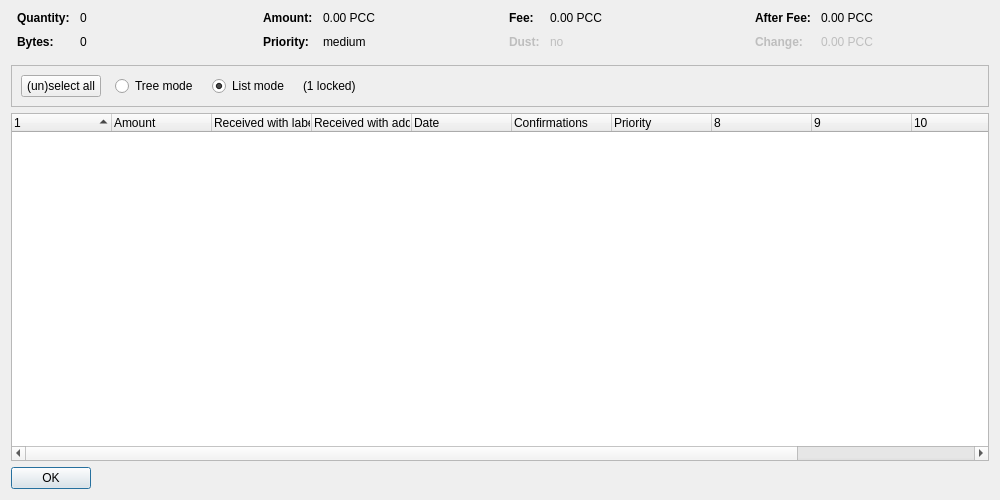
<?xml version="1.0" encoding="UTF-8"?>
<ui version="4.0">
 <class>CoinControlDialog</class>
 <widget class="QDialog" name="CoinControlDialog">
  <property name="geometry">
   <rect>
    <x>0</x>
    <y>0</y>
    <width>1000</width>
    <height>500</height>
   </rect>
  </property>
  <property name="windowTitle">
   <string>Coin Selection</string>
  </property>
  <layout class="QVBoxLayout" name="verticalLayout">
   <item>
    <layout class="QHBoxLayout" name="horizontalLayoutTop" stretch="0,0,0,0">
     <property name="topMargin">
      <number>0</number>
     </property>
     <property name="bottomMargin">
      <number>10</number>
     </property>
     <item>
      <layout class="QFormLayout" name="formLayoutCoinControl1">
       <property name="horizontalSpacing">
        <number>10</number>
       </property>
       <property name="verticalSpacing">
        <number>10</number>
       </property>
       <property name="leftMargin">
        <number>6</number>
       </property>
       <property name="rightMargin">
        <number>6</number>
       </property>
       <item row="0" column="0">
        <widget class="QLabel" name="labelCoinControlQuantityText">
         <property name="font">
          <font>
           <weight>75</weight>
           <bold>true</bold>
          </font>
         </property>
         <property name="text">
          <string>Quantity:</string>
         </property>
        </widget>
       </item>
       <item row="0" column="1">
        <widget class="QLabel" name="labelCoinControlQuantity">
         <property name="cursor">
          <cursorShape>IBeamCursor</cursorShape>
         </property>
         <property name="contextMenuPolicy">
          <enum>Qt::ActionsContextMenu</enum>
         </property>
         <property name="text">
          <string notr="true">0</string>
         </property>
         <property name="textInteractionFlags">
          <set>Qt::LinksAccessibleByMouse|Qt::TextSelectableByKeyboard|Qt::TextSelectableByMouse</set>
         </property>
        </widget>
       </item>
       <item row="1" column="0">
        <widget class="QLabel" name="labelCoinControlBytesText">
         <property name="font">
          <font>
           <weight>75</weight>
           <bold>true</bold>
          </font>
         </property>
         <property name="text">
          <string>Bytes:</string>
         </property>
        </widget>
       </item>
       <item row="1" column="1">
        <widget class="QLabel" name="labelCoinControlBytes">
         <property name="cursor">
          <cursorShape>IBeamCursor</cursorShape>
         </property>
         <property name="contextMenuPolicy">
          <enum>Qt::ActionsContextMenu</enum>
         </property>
         <property name="text">
          <string notr="true">0</string>
         </property>
         <property name="textInteractionFlags">
          <set>Qt::LinksAccessibleByMouse|Qt::TextSelectableByKeyboard|Qt::TextSelectableByMouse</set>
         </property>
        </widget>
       </item>
      </layout>
     </item>
     <item>
      <layout class="QFormLayout" name="formLayoutCoinControl2">
       <property name="horizontalSpacing">
        <number>10</number>
       </property>
       <property name="verticalSpacing">
        <number>10</number>
       </property>
       <property name="leftMargin">
        <number>6</number>
       </property>
       <property name="rightMargin">
        <number>6</number>
       </property>
       <item row="0" column="0">
        <widget class="QLabel" name="labelCoinControlAmountText">
         <property name="font">
          <font>
           <weight>75</weight>
           <bold>true</bold>
          </font>
         </property>
         <property name="text">
          <string>Amount:</string>
         </property>
        </widget>
       </item>
       <item row="0" column="1">
        <widget class="QLabel" name="labelCoinControlAmount">
         <property name="cursor">
          <cursorShape>IBeamCursor</cursorShape>
         </property>
         <property name="contextMenuPolicy">
          <enum>Qt::ActionsContextMenu</enum>
         </property>
         <property name="text">
          <string notr="true">0.00 PCC</string>
         </property>
         <property name="textInteractionFlags">
          <set>Qt::LinksAccessibleByMouse|Qt::TextSelectableByKeyboard|Qt::TextSelectableByMouse</set>
         </property>
        </widget>
       </item>
       <item row="1" column="0">
        <widget class="QLabel" name="labelCoinControlPriorityText">
         <property name="font">
          <font>
           <weight>75</weight>
           <bold>true</bold>
          </font>
         </property>
         <property name="text">
          <string>Priority:</string>
         </property>
        </widget>
       </item>
       <item row="1" column="1">
        <widget class="QLabel" name="labelCoinControlPriority">
         <property name="cursor">
          <cursorShape>IBeamCursor</cursorShape>
         </property>
         <property name="contextMenuPolicy">
          <enum>Qt::ActionsContextMenu</enum>
         </property>
         <property name="text">
          <string notr="true">medium</string>
         </property>
         <property name="textInteractionFlags">
          <set>Qt::LinksAccessibleByMouse|Qt::TextSelectableByKeyboard|Qt::TextSelectableByMouse</set>
         </property>
        </widget>
       </item>
      </layout>
     </item>
     <item>
      <layout class="QFormLayout" name="formLayoutCoinControl3">
       <property name="horizontalSpacing">
        <number>10</number>
       </property>
       <property name="verticalSpacing">
        <number>10</number>
       </property>
       <property name="leftMargin">
        <number>6</number>
       </property>
       <property name="rightMargin">
        <number>6</number>
       </property>
       <item row="0" column="0">
        <widget class="QLabel" name="labelCoinControlFeeText">
         <property name="font">
          <font>
           <weight>75</weight>
           <bold>true</bold>
          </font>
         </property>
         <property name="text">
          <string>Fee:</string>
         </property>
        </widget>
       </item>
       <item row="0" column="1">
        <widget class="QLabel" name="labelCoinControlFee">
         <property name="cursor">
          <cursorShape>IBeamCursor</cursorShape>
         </property>
         <property name="contextMenuPolicy">
          <enum>Qt::ActionsContextMenu</enum>
         </property>
         <property name="text">
          <string notr="true">0.00 PCC</string>
         </property>
         <property name="textInteractionFlags">
          <set>Qt::LinksAccessibleByMouse|Qt::TextSelectableByKeyboard|Qt::TextSelectableByMouse</set>
         </property>
        </widget>
       </item>
       <item row="1" column="0">
        <widget class="QLabel" name="labelCoinControlLowOutputText">
         <property name="enabled">
          <bool>false</bool>
         </property>
         <property name="font">
          <font>
           <weight>75</weight>
           <bold>true</bold>
          </font>
         </property>
         <property name="text">
          <string>Dust:</string>
         </property>
        </widget>
       </item>
       <item row="1" column="1">
        <widget class="QLabel" name="labelCoinControlLowOutput">
         <property name="enabled">
          <bool>false</bool>
         </property>
         <property name="cursor">
          <cursorShape>IBeamCursor</cursorShape>
         </property>
         <property name="contextMenuPolicy">
          <enum>Qt::ActionsContextMenu</enum>
         </property>
         <property name="text">
          <string notr="true">no</string>
         </property>
         <property name="textInteractionFlags">
          <set>Qt::LinksAccessibleByMouse|Qt::TextSelectableByKeyboard|Qt::TextSelectableByMouse</set>
         </property>
        </widget>
       </item>
      </layout>
     </item>
     <item>
      <layout class="QFormLayout" name="formLayoutCoinControl4">
       <property name="horizontalSpacing">
        <number>10</number>
       </property>
       <property name="verticalSpacing">
        <number>10</number>
       </property>
       <property name="leftMargin">
        <number>6</number>
       </property>
       <property name="rightMargin">
        <number>6</number>
       </property>
       <item row="0" column="0">
        <widget class="QLabel" name="labelCoinControlAfterFeeText">
         <property name="font">
          <font>
           <weight>75</weight>
           <bold>true</bold>
          </font>
         </property>
         <property name="text">
          <string>After Fee:</string>
         </property>
        </widget>
       </item>
       <item row="0" column="1">
        <widget class="QLabel" name="labelCoinControlAfterFee">
         <property name="cursor">
          <cursorShape>IBeamCursor</cursorShape>
         </property>
         <property name="contextMenuPolicy">
          <enum>Qt::ActionsContextMenu</enum>
         </property>
         <property name="text">
          <string notr="true">0.00 PCC</string>
         </property>
         <property name="textInteractionFlags">
          <set>Qt::LinksAccessibleByMouse|Qt::TextSelectableByKeyboard|Qt::TextSelectableByMouse</set>
         </property>
        </widget>
       </item>
       <item row="1" column="0">
        <widget class="QLabel" name="labelCoinControlChangeText">
         <property name="enabled">
          <bool>false</bool>
         </property>
         <property name="font">
          <font>
           <weight>75</weight>
           <bold>true</bold>
          </font>
         </property>
         <property name="text">
          <string>Change:</string>
         </property>
        </widget>
       </item>
       <item row="1" column="1">
        <widget class="QLabel" name="labelCoinControlChange">
         <property name="enabled">
          <bool>false</bool>
         </property>
         <property name="cursor">
          <cursorShape>IBeamCursor</cursorShape>
         </property>
         <property name="contextMenuPolicy">
          <enum>Qt::ActionsContextMenu</enum>
         </property>
         <property name="text">
          <string notr="true">0.00 PCC</string>
         </property>
         <property name="textInteractionFlags">
          <set>Qt::LinksAccessibleByMouse|Qt::TextSelectableByKeyboard|Qt::TextSelectableByMouse</set>
         </property>
        </widget>
       </item>
      </layout>
     </item>
    </layout>
   </item>
   <item>
    <widget class="QFrame" name="frame">
     <property name="minimumSize">
      <size>
       <width>0</width>
       <height>40</height>
      </size>
     </property>
     <property name="frameShape">
      <enum>QFrame::StyledPanel</enum>
     </property>
     <property name="frameShadow">
      <enum>QFrame::Sunken</enum>
     </property>
     <layout class="QHBoxLayout" name="horizontalLayout">
      <item>
       <layout class="QHBoxLayout" name="horizontalLayoutPanel" stretch="0,0,0,0,0">
        <property name="spacing">
         <number>14</number>
        </property>
        <item>
         <widget class="QPushButton" name="pushButtonSelectAll">
          <property name="sizePolicy">
           <sizepolicy hsizetype="Maximum" vsizetype="Fixed">
            <horstretch>0</horstretch>
            <verstretch>0</verstretch>
           </sizepolicy>
          </property>
          <property name="text">
           <string>(un)select all</string>
          </property>
          <property name="autoDefault">
           <bool>false</bool>
          </property>
         </widget>
        </item>
        <item>
         <widget class="QRadioButton" name="radioTreeMode">
          <property name="sizePolicy">
           <sizepolicy hsizetype="Maximum" vsizetype="Fixed">
            <horstretch>0</horstretch>
            <verstretch>0</verstretch>
           </sizepolicy>
          </property>
          <property name="text">
           <string>Tree mode</string>
          </property>
         </widget>
        </item>
        <item>
         <widget class="QRadioButton" name="radioListMode">
          <property name="sizePolicy">
           <sizepolicy hsizetype="Maximum" vsizetype="Fixed">
            <horstretch>0</horstretch>
            <verstretch>0</verstretch>
           </sizepolicy>
          </property>
          <property name="text">
           <string>List mode</string>
          </property>
          <property name="checked">
           <bool>true</bool>
          </property>
         </widget>
        </item>
        <item>
         <widget class="QLabel" name="labelLocked">
          <property name="text">
           <string notr="true">(1 locked)</string>
          </property>
         </widget>
        </item>
        <item>
         <spacer name="horizontalSpacer">
          <property name="orientation">
           <enum>Qt::Horizontal</enum>
          </property>
          <property name="sizeHint" stdset="0">
           <size>
            <width>40</width>
            <height>20</height>
           </size>
          </property>
         </spacer>
        </item>
       </layout>
      </item>
     </layout>
    </widget>
   </item>
   <item>
    <widget class="CoinControlTreeWidget" name="treeWidget">
     <property name="contextMenuPolicy">
      <enum>Qt::CustomContextMenu</enum>
     </property>
     <property name="sortingEnabled">
      <bool>false</bool>
     </property>
     <property name="columnCount">
      <number>12</number>
     </property>
     <attribute name="headerShowSortIndicator" stdset="0">
      <bool>true</bool>
     </attribute>
     <attribute name="headerStretchLastSection">
      <bool>false</bool>
     </attribute>
     <column>
      <property name="text">
       <string/>
      </property>
     </column>
     <column>
      <property name="text">
       <string>Amount</string>
      </property>
     </column>
     <column>
      <property name="text">
       <string>Received with label</string>
      </property>
     </column>
     <column>
      <property name="text">
       <string>Received with address</string>
      </property>
     </column>
     <column>
      <property name="text">
       <string>Date</string>
      </property>
     </column>
     <column>
      <property name="text">
       <string>Confirmations</string>
      </property>
      <property name="toolTip">
       <string>Confirmed</string>
      </property>
     </column>
     <column>
      <property name="text">
       <string>Priority</string>
      </property>
     </column>
     <column>
      <property name="text">
       <string/>
      </property>
     </column>
     <column>
      <property name="text">
       <string/>
      </property>
     </column>
     <column>
      <property name="text">
       <string/>
      </property>
     </column>
     <column>
      <property name="text">
       <string/>
      </property>
     </column>
     <column>
      <property name="text">
       <string/>
      </property>
     </column>
    </widget>
   </item>
   <item>
    <widget class="QDialogButtonBox" name="buttonBox">
     <property name="sizePolicy">
      <sizepolicy hsizetype="Maximum" vsizetype="Fixed">
       <horstretch>0</horstretch>
       <verstretch>0</verstretch>
      </sizepolicy>
     </property>
     <property name="orientation">
      <enum>Qt::Horizontal</enum>
     </property>
     <property name="standardButtons">
      <set>QDialogButtonBox::Ok</set>
     </property>
    </widget>
   </item>
  </layout>
 </widget>
 <customwidgets>
  <customwidget>
   <class>CoinControlTreeWidget</class>
   <extends>QTreeWidget</extends>
   <header>coincontroltreewidget.h</header>
  </customwidget>
 </customwidgets>
 <resources/>
 <connections/>
</ui>
